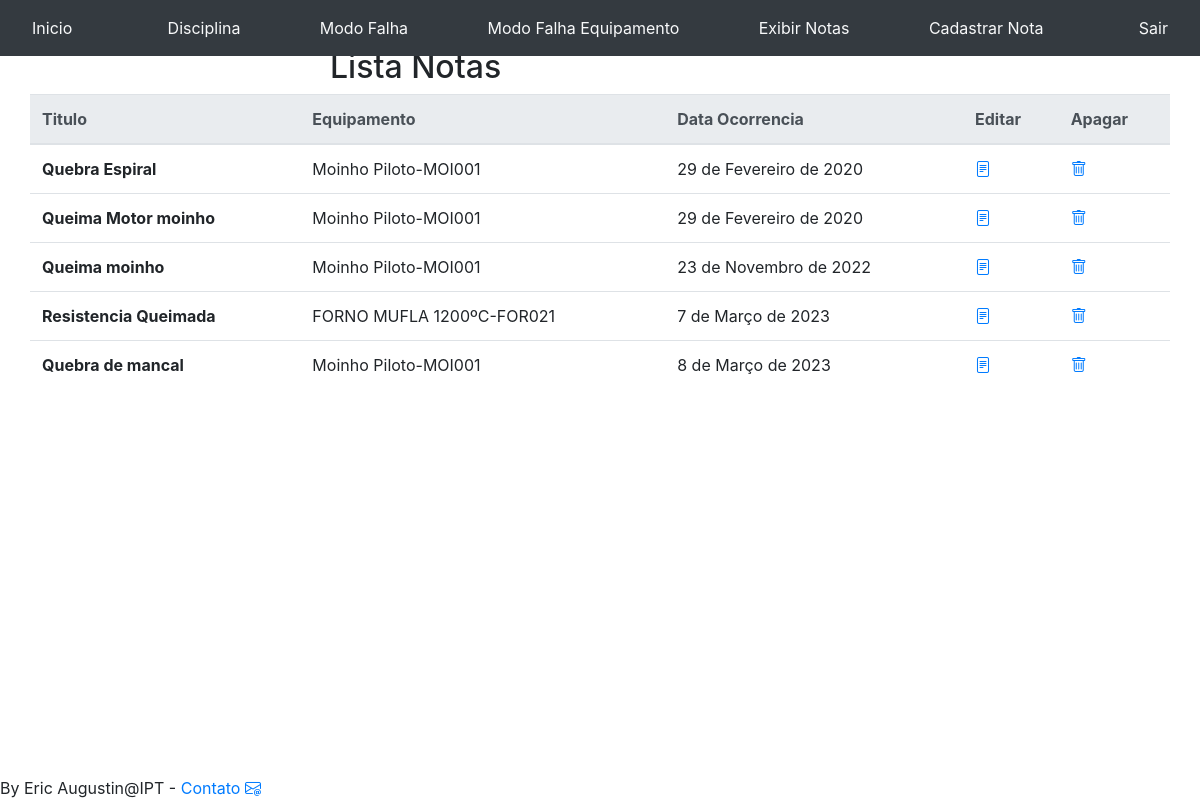
The page /notas/exibirNotas/ (signed in) on the database as committed earlier.
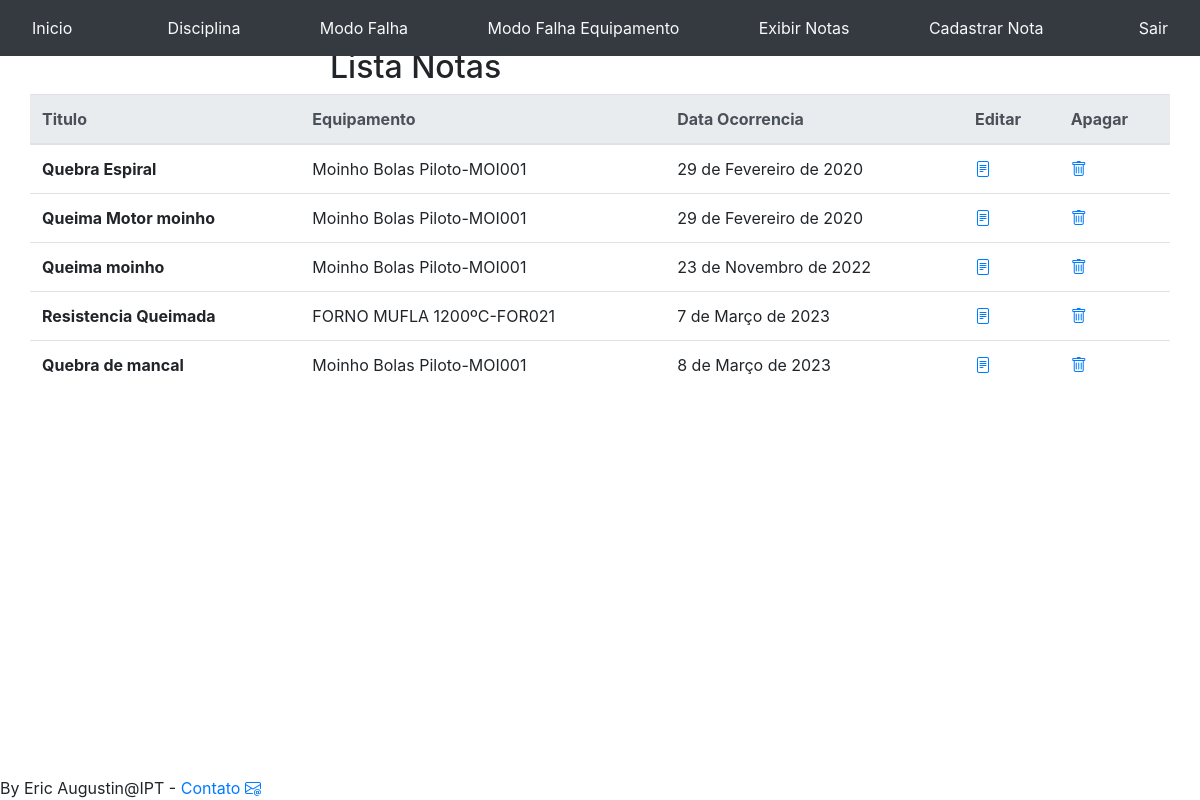
The same page on the database as committed later.
### notas/models.py (models this page shows, shortened)
class Nota_equipamento(models.Model):
    titulo=models.CharField(max_length=50)
    descricao=models.TextField()
    equipamento=models.ForeignKey( Equipamento, on_delete=models.DO_NOTHING)
    modo_Falha_equipamento=models.ForeignKey(Modo_falha_equipamento, on_delete=models.DO_NOTHING)
    material=models.ManyToManyField(Nota_material, blank=True)
    data_cadastro=models.DateTimeField(auto_now=True, auto_now_add=False)
    data_ocorrencia=models.DateField(auto_now=False, auto_now_add=False)
    falha=models.BooleanField()
    calibracao=models.BooleanField()
    lubrificao=models.BooleanField()
    usuario=models.ForeignKey( Usuario ,on_delete=models.SET_NULL,null=True, blank=True)
    class Meta:
        ordering = ['data_ocorrencia',"data_cadastro",'equipamento']

### equipamentos/models.py (models this page shows, shortened)
class Equipamento(models.Model):
    nome_equipamento=models.CharField(max_length=80)
    modelo=models.CharField(max_length=80,null=True, blank=True)
    fabricante=models.ForeignKey(Fabricante, on_delete=models.DO_NOTHING,null=True, blank=True)
    local=models.ForeignKey(Local_instalacao, on_delete=models.DO_NOTHING,null=True, blank=True)
    tipo_equipamento=models.ForeignKey(Tipo_equipamento, on_delete=models.DO_NOTHING)
    data_compra=models.DateTimeField(auto_now=False, auto_now_add=False, null=True, blank=True)
    data_ultima_calibracao=models.DateTimeField(auto_now=False, auto_now_add=False, null=True, blank=True)
    usuario=models.ForeignKey(Usuario, on_delete=models.SET_NULL, null=True, blank=True)
    data_cadastro=models.DateTimeField(auto_now=True, auto_now_add=False)
    patrimonio=models.CharField(max_length=30,null=True, blank=True)
    material_consumo=models.ManyToManyField(Material_consumo,  blank=True)
    codigo=models.CharField(max_length=9,null=True, blank=True,unique=True)
    custo_aquisição=MoneyField(max_digits=25, decimal_places=2, default_currency='BRL')
    responsavel=models.CharField(max_length=50,null=True, blank=True)
    potencia_eletrica=models.CharField(max_length=30,null=True, blank=True)
    nacionalidade=models.CharField(max_length=50,null=True, blank=True)
    data_ultima_atualizacao=models.DateTimeField(auto_now=False, auto_now_add=False,null=True, blank=True)
    tensao_eletrica=models.CharField(max_length=30,null=True, blank=True)
    projeto_compra=models.CharField(max_length=50,null=True, blank=True)
    especificacao=models.TextField(null=True, blank=True)
    outros_dados=models.TextField(null=True, blank=True)
    ativo=models.BooleanField(default=True)
    class Meta:
        ordering = ['nome_equipamento']
    def __str__(self):
        return str(self.nome_equipamento)+"-"+str(self.codigo)

### notas/views.py (the view)
# urls.py: path('exibirNotas/', views.exibirNotas, name='exibirNotas'),
def exibirNotas(request):
    if not request.session.get('usuario'):
        return redirect('/auth/login/?status=2')
    notas=Nota_equipamento.objects.all() # depois tenho que filtrar isso
    return render(request, "exibirnotas.html", {'notas':notas})

### notas/templates/exibirnotas.html (shortened to what this page needs)
{% extends 'base.html'%}
{% block 'menu' %}
{% include 'menunotanota.html' %}
{% endblock %}
{% block 'conteudo'%}
<div class ='container'>
  <div class='row'>
      <div class='col-md-3'>
      </div>
      <div class="col-md">
        <br>
        <br>
        <h2 class="sticky-top">Lista Notas</h2>
      </div>
    <div class="table-responsive" style="max-height: 75vh;">
    <table class="table table-hover" >
      <thead class="thead-light sticky-top" >
          <tr>
            <th scope="col">Titulo</th>
            <th scope="col">Equipamento</th>
            <th scope="col">Data Ocorrencia</th>
            <th scope="col">Editar</th>
            <th scope="col">Apagar </th>
        </tr>
        </thead>
        <tbody style="overflow: auto;" >
            {% for nota in notas %}
            <tr>
            <th scope="row">{{nota.titulo}}</th>
            <td> {{ nota.equipamento }}</td>
            <td> {{ nota.data_ocorrencia }}</td>
            <td><a href="{% url 'editarNotas' %}?id={{ nota.id }}"><i class="bi bi-file-text"></i></a></td>
            <td><a href="{% url 'excluirNotas' %}?id={{ nota.id }}&excluir=1"><i class="bi bi-trash"></i></a></td>
          </tr>
          {% endfor %}
        </tbody>
      </table>
      </div>
    </div>
    <br>
</div>
{% endblock %}

### templates/base.html (shortened to what this page needs)
<!DOCTYPE html>
<html lang="pt-br">
  <head>
    {% load static %}
    <link rel="stylesheet" href="https://cdn.jsdelivr.net/npm/bootstrap@4.6.2/dist/css/bootstrap.min.css">
    <link rel="stylesheet" href="https://cdn.jsdelivr.net/npm/bootstrap-icons@1.10.3/font/bootstrap-icons.css">
  </head>
  <body>
    <nav class="navbar navbar-dark bg-dark fixed-top">
        <a class="nav-link text-light" href="{% url 'home' %}">Inicio</a>
          {% block 'menu' %} {% endblock %}
        <a class="nav-link text-light" href="{% url 'sair' %}">Sair</a>
    </nav>
    {% block 'conteudo' %} {% endblock %}
  </body>
<footer class="fixed-bottom">
        By Eric Augustin@IPT - <a href='mailto:ericaugustin@ipt.br'>Contato <i class="bi bi-envelope-at"></i></a> </footer>
</html>

### templates/menunotanota.html
<a class="navbar-link text-light" href="{% url 'exibirDisciplinas' %}">Disciplina</a>
<a class="navbar-link text-light" href="{% url 'exibirModoFalha' %}">Modo Falha</a>
<a class="navbar-link text-light" href="{% url 'exibirModoFalhaEquipamento' %}">Modo Falha Equipamento</a>
<a class="navbar-link text-light" href="{% url 'exibirNotas' %}">Exibir Notas</a>
<a class="navbar-link text-light" href="{% url 'cadastrarNota' %}">Cadastrar Nota</a>

Rows that differ between the two databases and show on the page:
changed through a linked row, Nota_equipamento "Quebra Espiral": equipamento "Moinho Piloto-MOI001" → "Moinho Bolas Piloto-MOI001"
changed through a linked row, Nota_equipamento "Queima Motor moinho": equipamento "Moinho Piloto-MOI001" → "Moinho Bolas Piloto-MOI001"
changed through a linked row, Nota_equipamento "Queima moinho": equipamento "Moinho Piloto-MOI001" → "Moinho Bolas Piloto-MOI001"
changed through a linked row, Nota_equipamento "Quebra de mancal": equipamento "Moinho Piloto-MOI001" → "Moinho Bolas Piloto-MOI001"
